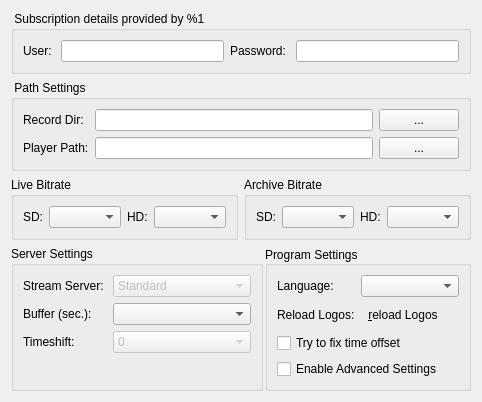
     <widget class="QWidget" name="tabStdSettings">
      <attribute name="title">
       <string>Se&amp;ttings</string>
      </attribute>
      <layout class="QVBoxLayout" name="verticalLayout">
       <item>
        <widget class="QGroupBox" name="groupAccount">
         <property name="title">
          <string> Subscription details provided by %1 </string>
         </property>
         <layout class="QGridLayout" name="gridLayout_4">
          <item row="0" column="0">
           <widget class="QLabel" name="label_2">
            <property name="text">
             <string>User: </string>
            </property>
           </widget>
          </item>
          <item row="0" column="2">
           <widget class="QLabel" name="label_4">
            <property name="text">
             <string>Password: </string>
            </property>
           </widget>
          </item>
          <item row="0" column="3">
           <widget class="QLineEdit" name="linePass">
            <property name="echoMode">
             <enum>QLineEdit::Password</enum>
            </property>
           </widget>
          </item>
          <item row="0" column="1">
           <widget class="QLineEdit" name="lineUsr"/>
          </item>
         </layout>
        </widget>
       </item>
       <item>
        <widget class="QGroupBox" name="groupPath">
         <property name="title">
          <string> Path Settings </string>
         </property>
         <layout class="QGridLayout" name="gridLayout_2">
          <item row="0" column="0">
           <widget class="QLabel" name="label_3">
            <property name="minimumSize">
             <size>
              <width>0</width>
              <height>0</height>
             </size>
            </property>
            <property name="text">
             <string>Record Dir:</string>
            </property>
            <property name="margin">
             <number>2</number>
            </property>
           </widget>
          </item>
          <item row="0" column="1">
           <widget class="QLineEdit" name="lineDir"/>
          </item>
          <item row="0" column="2">
           <widget class="QPushButton" name="pushDir">
            <property name="text">
             <string>...</string>
            </property>
           </widget>
          </item>
          <item row="1" column="0">
           <widget class="QLabel" name="label">
            <property name="minimumSize">
             <size>
              <width>0</width>
              <height>0</height>
             </size>
            </property>
            <property name="text">
             <string>Player Path:</string>
            </property>
            <property name="margin">
             <number>2</number>
            </property>
           </widget>
          </item>
          <item row="1" column="1">
           <widget class="QLineEdit" name="lineVLC"/>
          </item>
          <item row="1" column="2">
           <widget class="QPushButton" name="pushVLC">
            <property name="text">
             <string>...</string>
            </property>
           </widget>
          </item>
         </layout>
        </widget>
       </item>
       <item>
        <layout class="QHBoxLayout" name="horizontalLayout_3">
         <item>
          <widget class="QGroupBox" name="groupBRLive">
           <property name="title">
            <string>Live Bitrate</string>
           </property>
           <layout class="QHBoxLayout" name="horizontalLayout_11" stretch="1,9,1,9">
            <item>
             <widget class="QLabel" name="label_24">
              <property name="text">
               <string>SD:</string>
              </property>
             </widget>
            </item>
            <item>
             <widget class="QComboBox" name="cbxBitRateLiveSD">
              <property name="enabled">
               <bool>true</bool>
              </property>
             </widget>
            </item>
            <item>
             <widget class="QLabel" name="label_26">
              <property name="text">
               <string>HD:</string>
              </property>
             </widget>
            </item>
            <item>
             <widget class="QComboBox" name="cbxBitRateLiveHD">
              <property name="enabled">
               <bool>true</bool>
              </property>
             </widget>
            </item>
           </layout>
          </widget>
         </item>
         <item>
          <widget class="QGroupBox" name="groupBRArch">
           <property name="title">
            <string>Archive Bitrate</string>
           </property>
           <layout class="QHBoxLayout" name="horizontalLayout_12" stretch="1,9,1,9">
            <item>
             <widget class="QLabel" name="label_25">
              <property name="text">
               <string>SD:</string>
              </property>
             </widget>
            </item>
            <item>
             <widget class="QComboBox" name="cbxBitRateArchSD">
              <property name="enabled">
               <bool>true</bool>
              </property>
             </widget>
            </item>
            <item>
             <widget class="QLabel" name="label_27">
              <property name="text">
               <string>HD:</string>
              </property>
             </widget>
            </item>
            <item>
             <widget class="QComboBox" name="cbxBitRateArchHD">
              <property name="enabled">
               <bool>true</bool>
              </property>
             </widget>
            </item>
           </layout>
          </widget>
         </item>
        </layout>
       </item>
       <item>
        <layout class="QHBoxLayout" name="horizontalLayout_2" stretch="55,45">
         <property name="spacing">
          <number>2</number>
         </property>
         <item>
          <widget class="QGroupBox" name="groupStreamServer">
           <property name="title">
            <string>Server Settings</string>
           </property>
           <layout class="QFormLayout" name="formLayout_3">
            <property name="fieldGrowthPolicy">
             <enum>QFormLayout::AllNonFixedFieldsGrow</enum>
            </property>
            <item row="0" column="0">
             <widget class="QLabel" name="labStreamServer">
              <property name="text">
               <string>Stream Server: </string>
              </property>
             </widget>
            </item>
            <item row="0" column="1">
             <widget class="QComboBox" name="cbxStreamServer">
              <property name="enabled">
               <bool>false</bool>
              </property>
              <item>
               <property name="text">
                <string>Standard</string>
               </property>
              </item>
             </widget>
            </item>
            <item row="1" column="0">
             <widget class="QLabel" name="labBuffer">
              <property name="text">
               <string>Buffer (sec.):</string>
              </property>
             </widget>
            </item>
            <item row="1" column="1">
             <widget class="QComboBox" name="cbxBufferSeconds"/>
            </item>
            <item row="2" column="0">
             <widget class="QLabel" name="label_16">
              <property name="text">
               <string>Timeshift: </string>
              </property>
             </widget>
            </item>
            <item row="2" column="1">
             <widget class="QComboBox" name="cbxTimeShift">
              <property name="enabled">
               <bool>false</bool>
              </property>
              <property name="minimumSize">
               <size>
                <width>50</width>
                <height>0</height>
               </size>
              </property>
              <property name="maximumSize">
               <size>
                <width>16777215</width>
                <height>16777215</height>
               </size>
              </property>
              <item>
               <property name="text">
                <string>0</string>
               </property>
              </item>
             </widget>
            </item>
           </layout>
          </widget>
         </item>
         <item>
          <widget class="QGroupBox" name="groupStdSettings">
           <property name="title">
            <string>Program Settings </string>
           </property>
           <property name="alignment">
            <set>Qt::AlignLeading|Qt::AlignLeft|Qt::AlignVCenter</set>
           </property>
           <layout class="QVBoxLayout" name="verticalLayout_2">
            <item>
             <layout class="QFormLayout" name="formLayout">
              <property name="horizontalSpacing">
               <number>6</number>
              </property>
              <property name="verticalSpacing">
               <number>6</number>
              </property>
              <item row="0" column="0">
               <widget class="QLabel" name="label_10">
                <property name="text">
                 <string>Language: </string>
                </property>
               </widget>
              </item>
              <item row="0" column="1">
               <widget class="QComboBox" name="cbxLanguage"/>
              </item>
              <item row="1" column="0">
               <widget class="QLabel" name="label_12">
                <property name="text">
                 <string>Reload Logos:</string>
                </property>
               </widget>
              </item>
              <item row="1" column="1">
               <widget class="QToolButton" name="pushDelLogos">
                <property name="minimumSize">
                 <size>
                  <width>24</width>
                  <height>24</height>
                 </size>
                </property>
                <property name="text">
                 <string>&amp;reload Logos</string>
                </property>
                <property name="icon">
                 <iconset resource="../common.qrc">
                  <normaloff>:/app/reload</normaloff>:/app/reload</iconset>
                </property>
                <property name="iconSize">
                 <size>
                  <width>24</width>
                  <height>24</height>
                 </size>
                </property>
                <property name="autoRaise">
                 <bool>true</bool>
                </property>
               </widget>
              </item>
             </layout>
            </item>
            <item>
             <widget class="QCheckBox" name="checkFixTime">
              <property name="text">
               <string>Try to fix time offset</string>
              </property>
             </widget>
            </item>
            <item>
             <widget class="QCheckBox" name="checkAdvanced">
              <property name="text">
               <string>Enable Advanced Settings</string>
              </property>
             </widget>
            </item>
           </layout>
          </widget>
         </item>
        </layout>
       </item>
      </layout>
     </widget>
